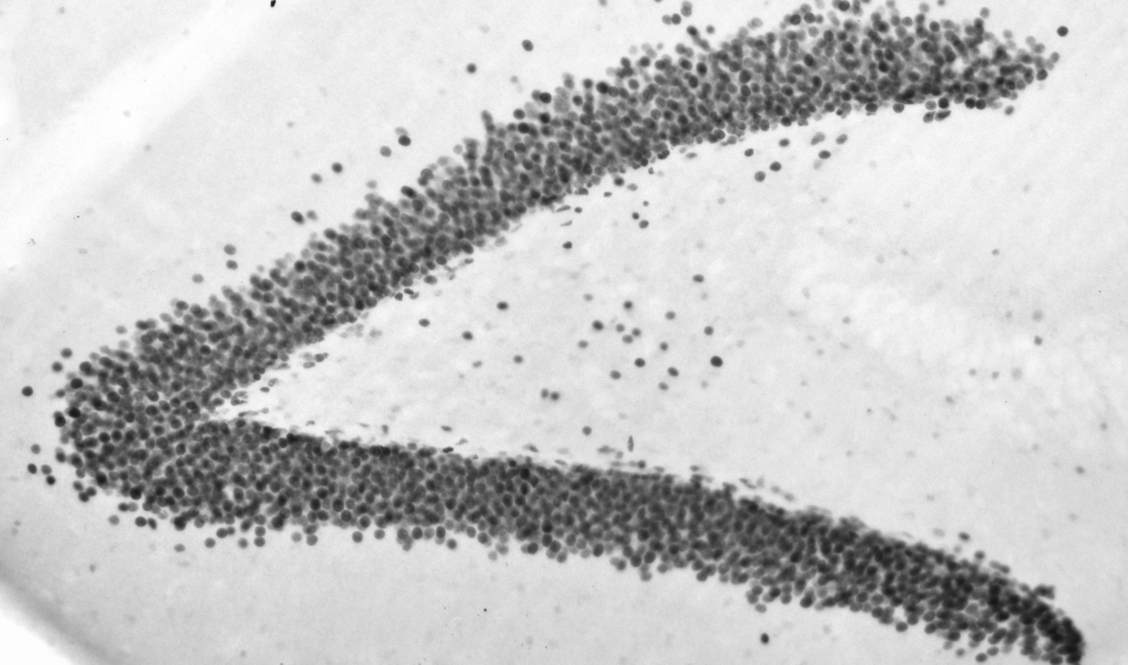
#> input picture images/SW_Grey.tif, 2256 x 1329 px (shown at 1/2 size)
$ jupyter execute --allow-errors histograms.ipynb   (shell and % lines are left out)
#> lines starting #> are read from the running program, lines starting #| are printed output that depends on the picture; after the words box and inside, x2 and y2 are one past the last pixel; in counts of white or black regions, pixels touching at a corner belong together
[cell 1]
from skimage import io, exposure, img_as_ubyte
import  matplotlib.pyplot as plt
from skimage.filters import threshold_otsu
import numpy as np
from  pandas import DataFrame as df

[cell 2]
%cd images

## Histograms

[cell 3]
img = io.imread("SW_Grey.tif")
#> img is the input picture: shape (1329, 2256); min 20, max 254, mean 197.3

[cell 4]
io.imshow(img)

[cell 5]
fig1 ,ax = plt.subplots(nrows =1, ncols=1)
# Display histogram
ax.hist(img.flatten(), bins=256)
ax.ticklabel_format(axis='y', scilimits=(0, 0))
ax.set_xlabel('Pixel intensity')
ax.set_xlim(0, 255)
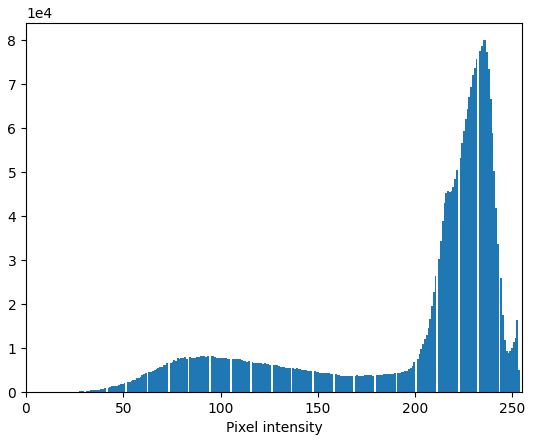
#> figure drawn by matplotlib, 1 panel; tallest bar 80036 high, from x = 234.8 to 235.7

## Cumulative Distribution

[cell 6]
fig2 ,ax2 = plt.subplots(nrows =1, ncols=1)
img_cdf, bins = exposure.cumulative_distribution(img, 256)
#> img_cdf = 235 values from 2.33e-06 to 1; bins = 235 values from 20 to 254
ax2.plot(bins, img_cdf, 'r')
ax2.set_title("Cumulative Distribution")
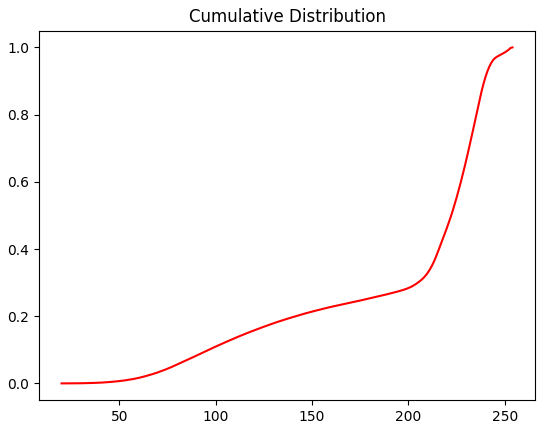
#> figure drawn by matplotlib, 1 panel; curve peaks at x = 254, y = 1

## Increasing Contrast

#> (a cell that did not finish here is left out)

[cell 8]
io.imshow(img)

[cell 9]
fig1 ,ax = plt.subplots(nrows =1, ncols=1)
# Display histogram
ax.hist(img.flatten(), bins=256)
ax.ticklabel_format(axis='y', style='scientific', scilimits=(0, 0))
ax.set_xlabel('Pixel intensity')
ax.set_xlim(0, 255)

[cell 10]
rescaled = exposure.rescale_intensity(img)

[cell 11]
io.imshow(rescaled)

[cell 12]
io.imsave("rescaled.tif",rescaled)

[cell 13]
fig1 ,ax = plt.subplots(nrows =1, ncols=1)
# Display histogram
ax.hist(rescaled.flatten(), bins=256)
ax.ticklabel_format(axis='y', style='scientific', scilimits=(0, 0))
ax.set_xlabel('Pixel intensity')
ax.set_xlim(0, 255)
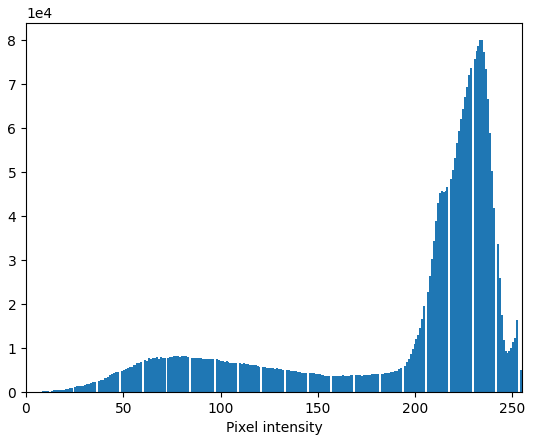
#> figure drawn by matplotlib, 1 panel; tallest bar 80036 high, from x = 233.1 to 234.1

[cell 14]
rescaled_equalized = exposure.equalize_adapthist(img)
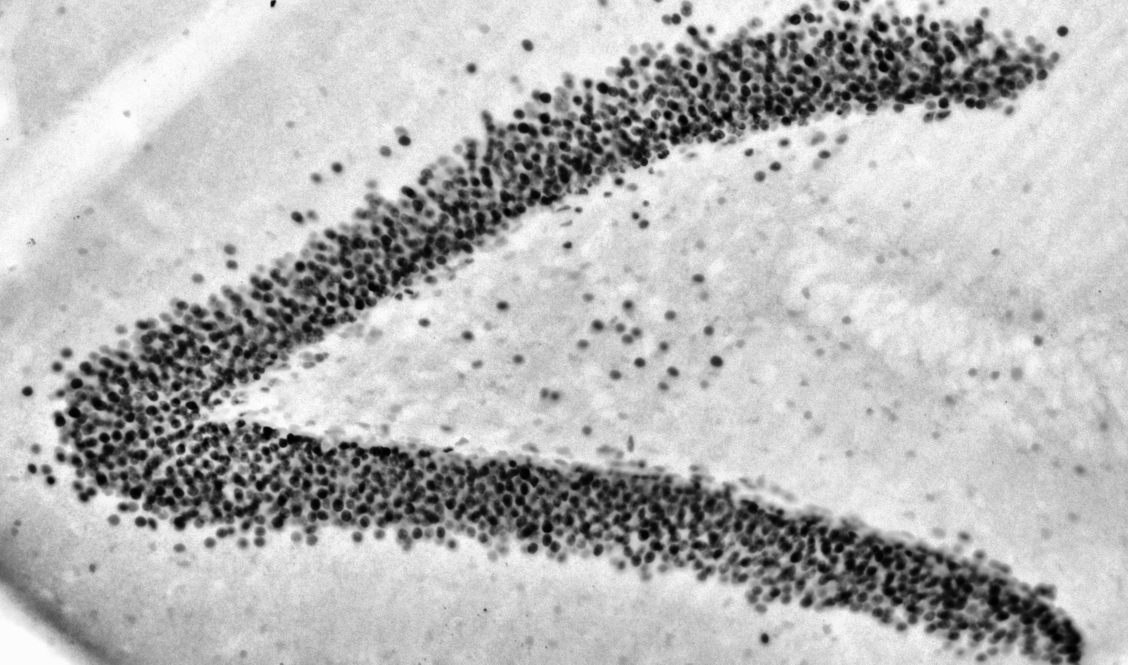
#> rescaled_equalized: shape (1329, 2256) float64 (shown at 1/2 size); min 0, max 1, mean 0.716

[cell 15]
io.imshow(rescaled_equalized)

[cell 16]
rescaled_equalized.dtype

[cell 17]
rescaled_equalized.max()
#> Out = 1

[cell 18]
rescaled_equalized =img_as_ubyte(rescaled_equalized)

[cell 19]
io.imshow(rescaled_equalized)

[cell 20]
io.imsave('rescaled_equalized.tif', rescaled_equalized)

## Thresholding

[cell 21]
th = threshold_otsu(rescaled_equalized)
#> th = 144

[cell 22]
th
#> Out = 144

[cell 23]
binary = rescaled_equalized.copy()

[cell 24]
binary[binary < th] = 0
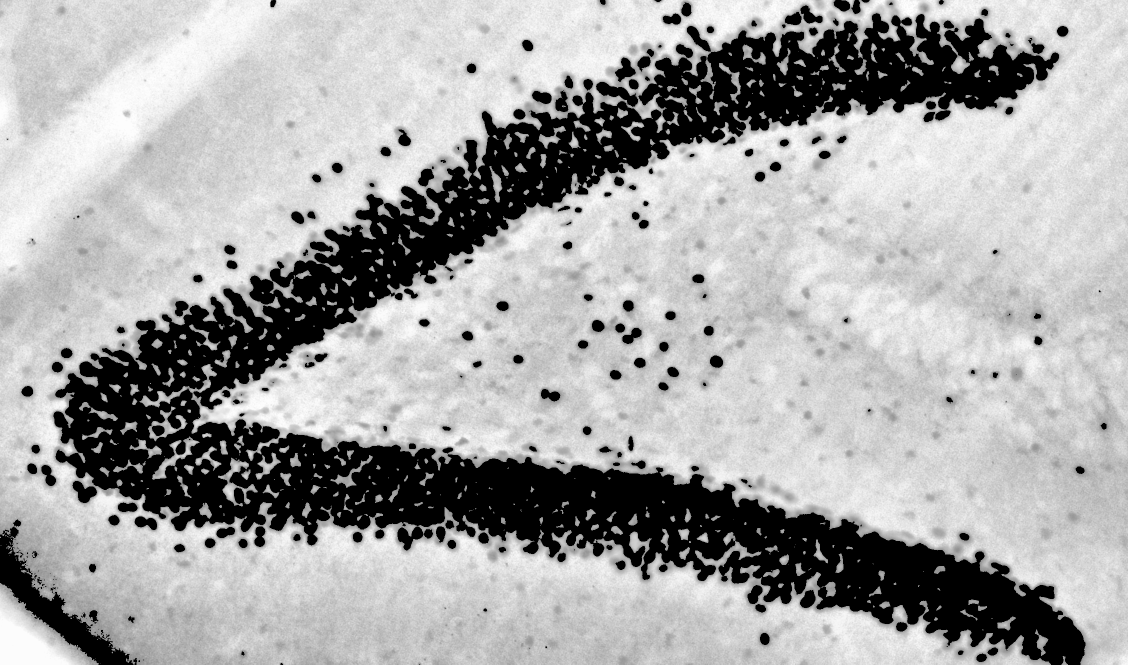
#> binary: shape (1329, 2256) (shown at 1/2 size); min 0, max 255, mean 166

[cell 25]
binary[binary >= th] = 255
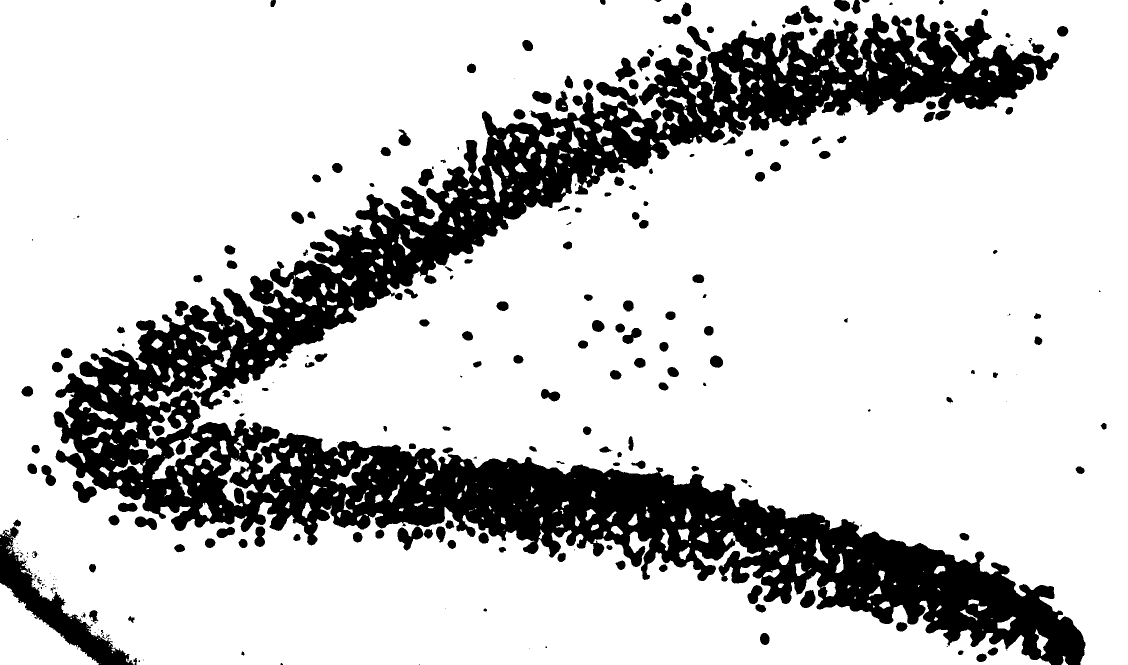
#> binary: shape (1329, 2256) (shown at 1/2 size); 79% white; 286 black regions (88 under 20 px), largest, box (x1, y1, x2, y2) and area: (107, 26, 2171, 1329) 560007, (0, 1053, 266, 1329) 15832, (1192, 164, 1276, 214) 1708

[cell 26]
io.imshow(binary)

[cell 27]
io.imsave("binary.tif", binary)

[cell 28]
zoom = binary[2196:2484,2765:2994]
#> zoom = empty array

[cell 29]
io.imshow(zoom)
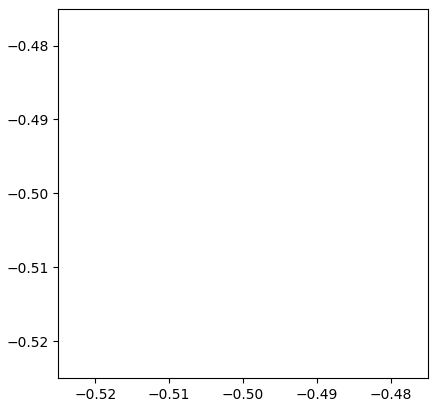
#> figure drawn by matplotlib, 1 panel
